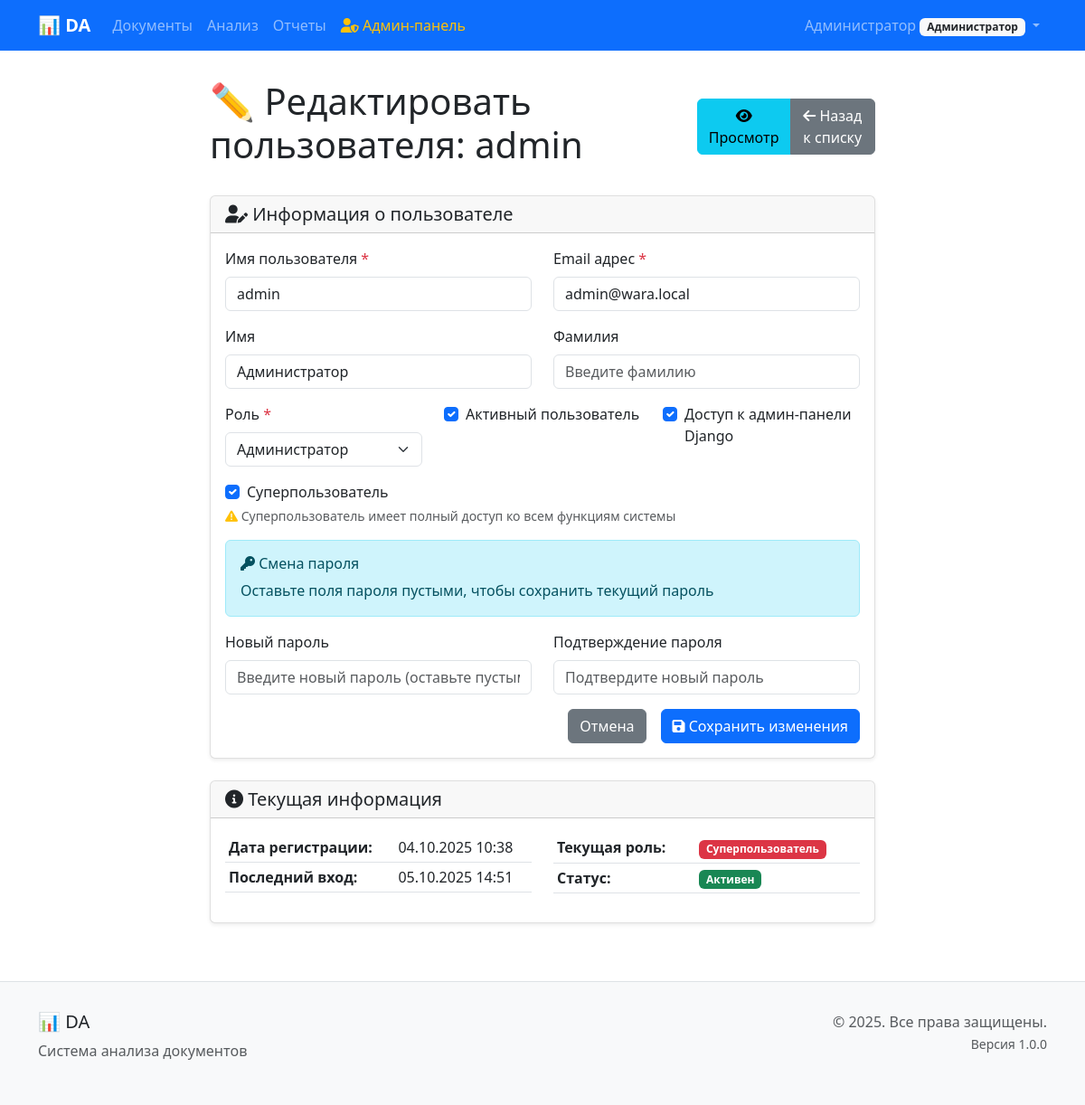
The page /users/admin/1/edit/ (signed in) on the database as committed earlier.
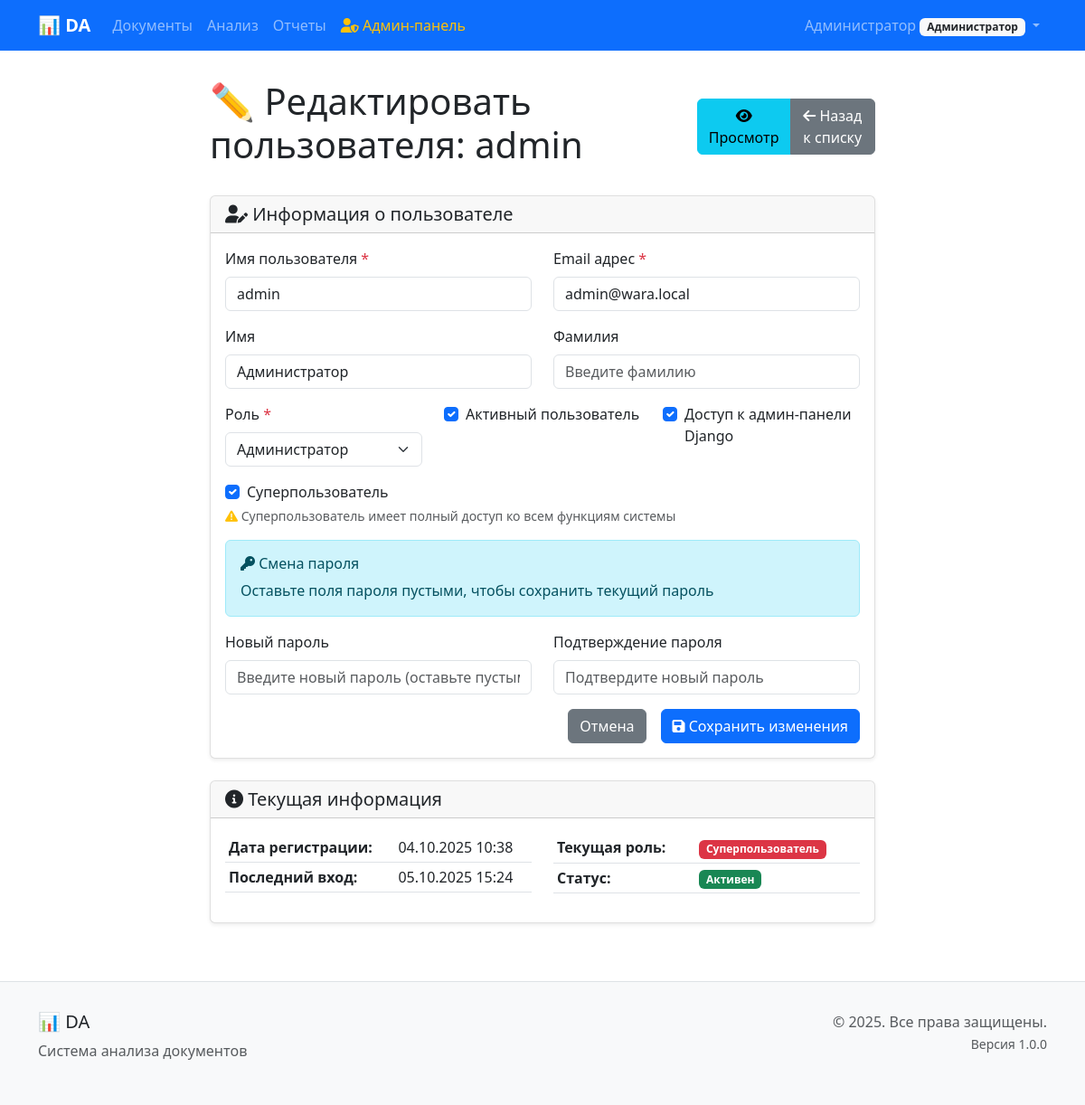
The same page on the database as committed later.
### users/models.py (models this page shows, shortened)
class User(AbstractUser):
    ROLE_CHOICES = [
        ('admin', 'Администратор'),
        ('manager', 'Руководитель'),
        ('viewer', 'Наблюдатель'),
    ]
    role = models.CharField(
        max_length=20,
        choices=ROLE_CHOICES,
        default='viewer',
        verbose_name='Роль'
    )
    department = models.CharField(
        max_length=100,
        blank=True,
        verbose_name='Отдел'
    )
    phone = models.CharField(
        max_length=20,
        blank=True,
        verbose_name='Телефон'
    )
    notification_settings = models.JSONField(
        default=dict,
        blank=True,
        verbose_name='Настройки уведомлений'
    )
    created_at = models.DateTimeField(
        auto_now_add=True,
        verbose_name='Дата создания'
    )
    updated_at = models.DateTimeField(
        auto_now=True,
        verbose_name='Дата обновления'
    )
    class Meta:
        verbose_name = 'Пользователь'
        verbose_name_plural = 'Пользователи'
        ordering = ['username']

### users/admin_views.py (the view, shortened to what this page needs)
# urls.py: path('admin/<int:pk>/edit/', admin_views.AdminUserEditView.as_view(), name='admin_edit'),
class AdminUserEditView(AdminRequiredMixin, UpdateView):
    model = User
    form_class = AdminUserEditForm
    template_name = 'users/admin/user_edit.html'
    context_object_name = 'user_obj'
    def get_object(self):
        return get_object_or_404(User, pk=self.kwargs['pk'])

### users/admin_views.py (called while the page is built)
    def test_func(self):
        return self.request.user.is_authenticated and (
            self.request.user.is_superuser or
            self.request.user.role == 'admin'
        )

### templates/users/admin/user_edit.html (shortened to what the changed rows need)
{% extends 'base/base.html' %}
{% block content %}
<div class="row justify-content-center">
    <div class="col-md-8">
        <div class="d-flex justify-content-between align-items-center mb-4">
            <h1>✏️ Редактировать пользователя: {{ user_obj.username }}</h1>
            <div class="btn-group" role="group">
                <a href="{% url 'users:admin_detail' user_obj.pk %}" class="btn btn-info">
                </a>
                <a href="{% url 'users:admin_list' %}" class="btn btn-secondary">
                </a>
            </div>
        </div>
        <div class="card">
            <div class="card-body">
                <form method="post">
                    <div class="row">
                        <div class="col-md-6">
                            <div class="mb-3">
                                <label for="{{ form.username.id_for_label }}" class="form-label">
                                    {{ form.username.label }}
                                    <span class="text-danger">*</span>
                                </label>
                                {{ form.username }}
                            </div>
                        </div>
                        <div class="col-md-6">
                            <div class="mb-3">
                                <label for="{{ form.email.id_for_label }}" class="form-label">
                                    {{ form.email.label }}
                                    <span class="text-danger">*</span>
                                </label>
                                {{ form.email }}
                            </div>
                        </div>
                    </div>
                    <div class="row">
                        <div class="col-md-6">
                            <div class="mb-3">
                                <label for="{{ form.first_name.id_for_label }}" class="form-label">
                                    {{ form.first_name.label }}
                                </label>
                                {{ form.first_name }}
                            </div>
                        </div>
                        <div class="col-md-6">
                            <div class="mb-3">
                                <label for="{{ form.last_name.id_for_label }}" class="form-label">
                                    {{ form.last_name.label }}
                                </label>
                                {{ form.last_name }}
                            </div>
                        </div>
                    </div>
                    <div class="row">
                        <div class="col-md-4">
                            <div class="mb-3">
                                <label for="{{ form.role.id_for_label }}" class="form-label">
                                    {{ form.role.label }}
                                    <span class="text-danger">*</span>
                                </label>
                                {{ form.role }}
                            </div>
                        </div>
                        <div class="col-md-4">
                            <div class="mb-3">
                                <div class="form-check">
                                    {{ form.is_active }}
                                    <label for="{{ form.is_active.id_for_label }}" class="form-check-label">
                                        {{ form.is_active.label }}
                                    </label>
                                </div>
                            </div>
                        </div>
                        <div class="col-md-4">
                            <div class="mb-3">
                                <div class="form-check">
                                    {{ form.is_staff }}
                                    <label for="{{ form.is_staff.id_for_label }}" class="form-check-label">
                                        {{ form.is_staff.label }}
                                    </label>
                                </div>
                            </div>
                        </div>
                    </div>
                    <div class="row">
                        <div class="col-md-12">
                            <div class="mb-3">
                                <div class="form-check">
                                    {{ form.is_superuser }}
                                    <label for="{{ form.is_superuser.id_for_label }}" class="form-check-label">
                                        {{ form.is_superuser.label }}
                                    </label>
                                </div>
                            </div>
                        </div>
                    </div>
                </form>
            </div>
        </div>
        <div class="card mt-4">
            <div class="card-body">
                <div class="row">
                    <div class="col-md-6">
                        <table class="table table-sm">
                            <tr>
                                <td><strong>Дата регистрации:</strong></td>
                                <td>{{ user_obj.date_joined|date:"d.m.Y H:i" }}</td>
                            </tr>
                            <tr>
                                <td><strong>Последний вход:</strong></td>
                                <td>
                                    {% if user_obj.last_login %}
                                        {{ user_obj.last_login|date:"d.m.Y H:i" }}
                                    {% else %}
                                        <span class="text-muted">Никогда</span>
                                    {% endif %}
                                </td>
                            </tr>
                        </table>
                    </div>
                </div>
            </div>
        </div>
    </div>
</div>
{% endblock %}

### templates/base/base.html (shortened to what this page needs)
<!DOCTYPE html>
<html lang="ru">
<head>
    <link href="https://cdn.jsdelivr.net/npm/bootstrap@5.3.0/dist/css/bootstrap.min.css" rel="stylesheet">
    <link href="https://cdnjs.cloudflare.com/ajax/libs/font-awesome/6.0.0/css/all.min.css" rel="stylesheet">
</head>
<body>
    <nav class="navbar navbar-expand-lg navbar-dark bg-primary">
        <div class="container">
            <a class="navbar-brand" href="{% url 'documents:list' %}">
                {{ app_name|default:"📊 Анализатор документов" }}
            </a>
            <div class="collapse navbar-collapse" id="navbarNav">
                <ul class="navbar-nav me-auto">
                    <li class="nav-item">
                        <a class="nav-link" href="{% url 'documents:list' %}">Документы</a>
                    </li>
                    <li class="nav-item">
                        <a class="nav-link" href="{% url 'analysis:list' %}">Анализ</a>
                    </li>
                    <li class="nav-item">
                        <a class="nav-link" href="{% url 'reports:list' %}">Отчеты</a>
                    </li>
                    {% if user.is_authenticated and user.is_superuser or user.role == 'admin' %}
                        <li class="nav-item">
                            <a class="nav-link text-warning" href="{% url 'users:admin_list' %}">
                                <i class="fas fa-user-shield"></i> Админ-панель
                            </a>
                        </li>
                    {% endif %}
                </ul>
                <ul class="navbar-nav">
                    {% if user.is_authenticated %}
                        <li class="nav-item dropdown">
                            <a class="nav-link dropdown-toggle" href="#" role="button" data-bs-toggle="dropdown">
                                {{ user.get_full_name|default:user.username }}
                                <span class="badge bg-light text-dark">{{ user.get_role_display }}</span>
                            </a>
                        </li>
                    {% else %}
                        <li class="nav-item">
                            <a class="nav-link" href="{% url 'users:login' %}">Войти</a>
                        </li>
                    {% endif %}
                </ul>
            </div>
        </div>
    </nav>
    <div class="container main-content">
        {% block content %}{% endblock %}
    </div>
    <footer class="footer">
        <div class="container">
            <div class="row">
                <div class="col-md-6">
                    <h5>{{ app_name|default:"📊 Анализатор документов" }}</h5>
                    <p class="text-muted">{{ app_description|default:"Система анализа документов" }}</p>
                </div>
                <div class="col-md-6 text-md-end">
                    <p class="text-muted">
                        &copy; 2025. Все права защищены.<br>
                        <small>Версия 1.0.0</small>
                    </p>
                </div>
            </div>
        </div>
    </footer>
</body>
</html>

Rows that differ between the two databases and show on the page:
changed User "admin": last_login "05.10.2025 14:51" → "05.10.2025 15:24"
